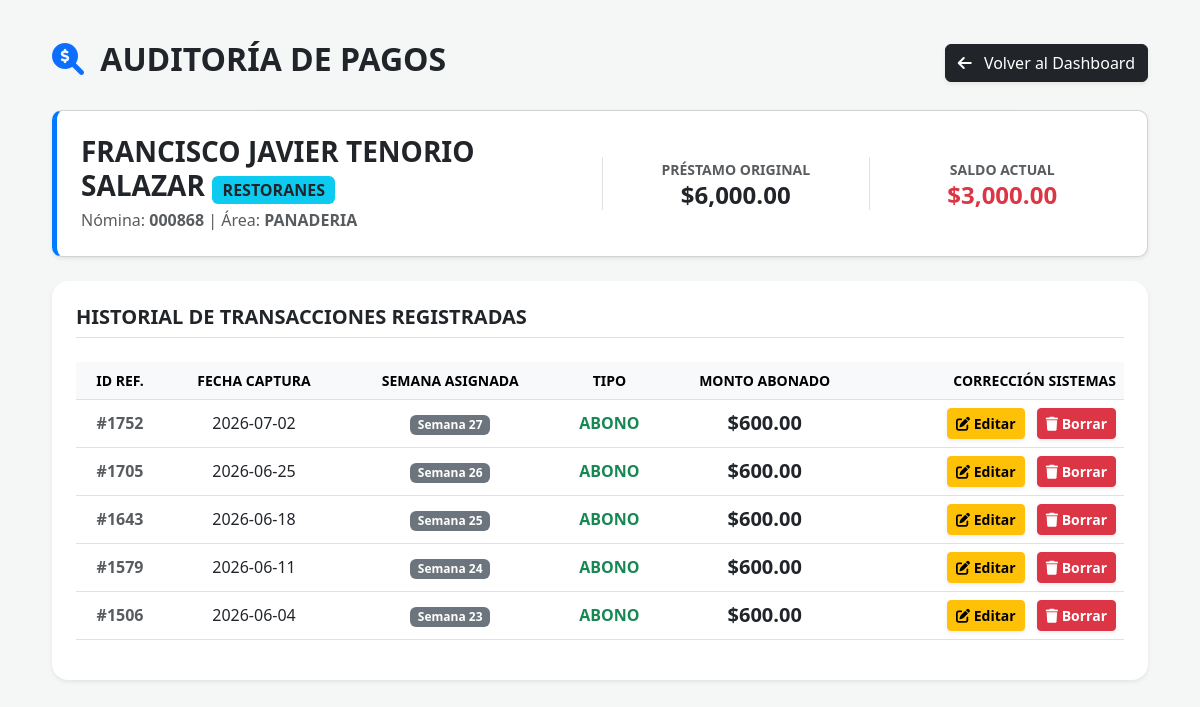
Page /auditar_abonos/322 (signed in) on the earlier database version.
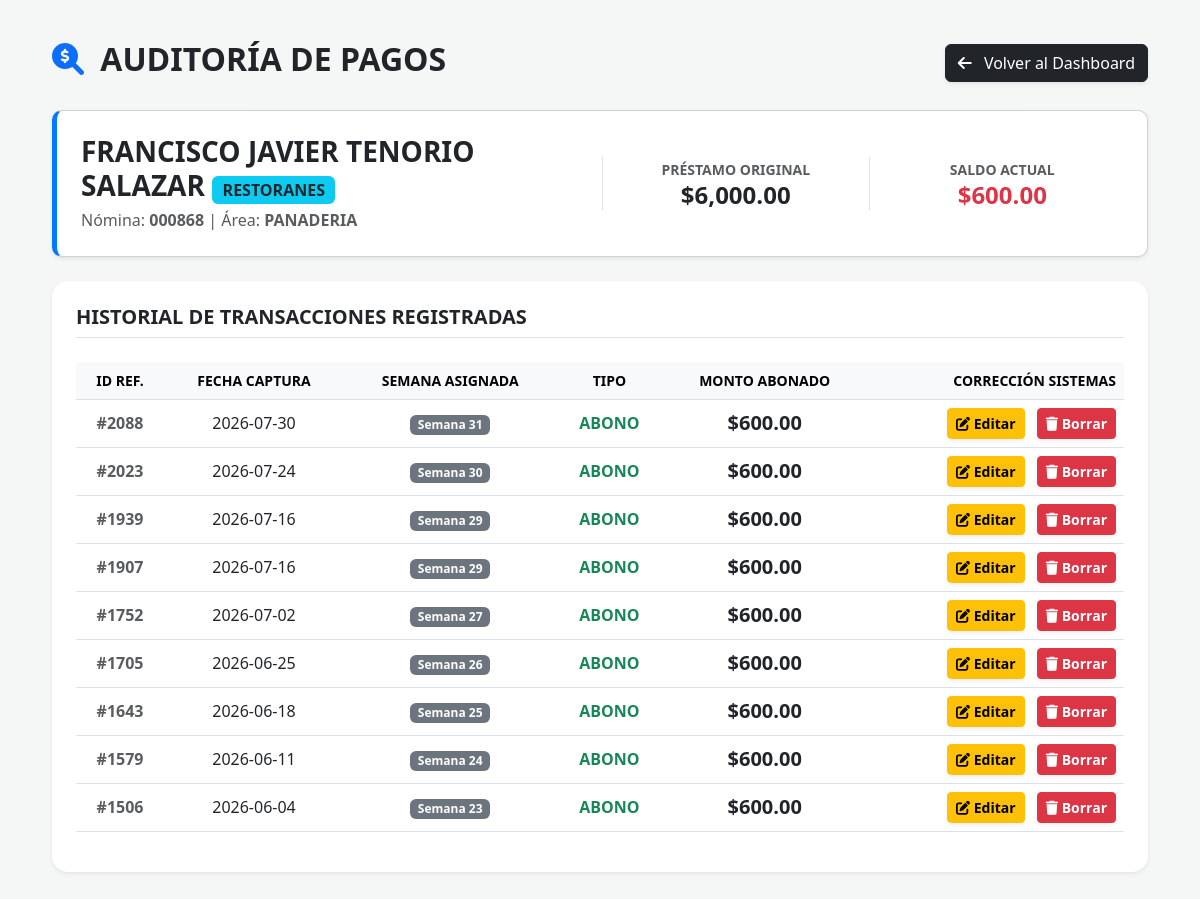
Same page on the later database version.
### tables this page shows
CREATE TABLE prestamos (
        id INTEGER PRIMARY KEY AUTOINCREMENT, nomina TEXT, empleado TEXT NOT NULL,
        area TEXT, monto_inicial REAL, saldo_pendiente REAL, fecha_otorgamiento TEXT, sucursal TEXT, semana_otorgada INTEGER, autoriza TEXT, motivo_adicional TEXT, id_empleado TEXT, fecha_ingreso TEXT, puesto TEXT);

CREATE TABLE movimientos (
        id INTEGER PRIMARY KEY AUTOINCREMENT, prestamo_id INTEGER, fecha TEXT, semana INTEGER, tipo TEXT, monto REAL,
        FOREIGN KEY(prestamo_id) REFERENCES prestamos(id));

### app.py (the view)
@app.route('/auditar_abonos/<int:prestamo_id>')
def auditar_abonos(prestamo_id):
    if 'user' not in session:
        return redirect('/login')
    conn = sqlite3.connect(DB_NAME, timeout=10.0)
    conn.row_factory = sqlite3.Row
    emp = conn.execute('SELECT * FROM prestamos WHERE id = ?', (prestamo_id,)).fetchone()
    if not es_admin() and emp['sucursal'] != session['sucursal']:
        conn.close()
        flash("Acceso denegado.", "danger")
        return redirect('/')
    movs = conn.execute('SELECT * FROM movimientos WHERE prestamo_id = ? ORDER BY semana DESC, id DESC', (prestamo_id,)).fetchall()
    conn.close()
    return render_template('editar_abonos.html', emp=emp, movimientos=movs, admin=es_admin())

### app.py (called while the page is built, shortened)
def es_admin():
    return session.get('rol') == 'ADMIN'

@app.before_request
def verificar_sesion_activa():
    if request.path.startswith('/static/') or request.path == '/login':
        return None
    if 'user' in session:
        user = session['user']
        token_actual = session.get('session_token')
        if user not in sesiones_activas:
            session.clear()
            flash("Tu sesión ha sido cerrada remotamente por el administrador.", "danger")
            return redirect('/login')
        token_valido = sesiones_activas[user].get('token')
        if token_valido != token_actual and user != 'SISTEMAS':
            session.clear()
            flash("Tu sesión ha sido cerrada remotamente por el administrador.", "danger")
            return redirect('/login')
        else:
            sesiones_activas[user]['ultima_actividad'] = datetime.now().strftime('%Y-%m-%d %H:%M:%S')

@app.before_request
def forzar_arqueo_semanal():
    rutas_permitidas = ['/login', '/logout', '/guardar_arqueo']
    if request.path in rutas_permitidas or request.path.startswith('/static/'):
        return None
    if 'user' not in session:
        return None
    sucursal = session.get('sucursal')
    if not sucursal or sucursal == 'TODAS':
        return None

### templates/editar_abonos.html (shortened to what this page needs)
<!DOCTYPE html>
<html lang="es">
<head>
    <link href="https://cdn.jsdelivr.net/npm/bootstrap@5.3.0/dist/css/bootstrap.min.css" rel="stylesheet">
    <link rel="stylesheet" href="https://cdnjs.cloudflare.com/ajax/libs/font-awesome/6.0.0/css/all.min.css">
</head>
<body>
<div class="container">
    <div class="d-flex justify-content-between align-items-center mb-4">
        <h2 class="fw-bold text-dark text-uppercase"><i class="fas fa-search-dollar me-2 text-primary"></i> Auditoría de Pagos</h2>
        <a href="/" class="btn btn-dark shadow-sm"><i class="fas fa-arrow-left me-2"></i> Volver al Dashboard</a>
    </div>
    <div class="card p-4 shadow-sm info-card bg-white mb-4">
        <div class="row align-items-center">
            <div class="col-md-6">
                <h3 class="fw-bold mb-1">{{ emp.empleado }} <span class="badge bg-info text-dark fs-6">{{ emp.sucursal }}</span></h3>
                <p class="text-muted mb-0">Nómina: <strong>{{ emp.nomina }}</strong> | Área: <strong>{{ emp.area }}</strong></p>
            </div>
            <div class="col-md-3 text-center border-start">
                <small class="text-muted fw-bold text-uppercase">Préstamo Original</small>
                <h4 class="fw-bold text-dark mb-0">${{ "{:,.2f}".format(emp.monto_inicial) }}</h4>
            </div>
            <div class="col-md-3 text-center border-start">
                <small class="text-muted fw-bold text-uppercase">Saldo Actual</small>
                <h4 class="fw-bold text-danger mb-0">${{ "{:,.2f}".format(emp.saldo_pendiente) }}</h4>
            </div>
        </div>
    </div>
    <div class="card shadow-sm border-0 rounded-4 p-4 bg-white">
        <h5 class="fw-bold mb-4 text-uppercase border-bottom pb-2">Historial de Transacciones Registradas</h5>
        <table class="table table-hover align-middle text-center">
            <thead class="table-light text-uppercase small">
                <tr>
                    <th>ID Ref.</th>
                    <th>Fecha Captura</th>
                    <th>Semana Asignada</th>
                    <th>Tipo</th>
                    <th>Monto Abonado</th>
                    {% if admin %}
                    <th class="text-end">Corrección SISTEMAS</th>
                    {% endif %}
                </tr>
            </thead>
            <tbody>
                {% for m in movimientos %}
                <tr>
                    <td class="text-muted fw-bold">#{{ m.id }}</td>
                    <td>{{ m.fecha }}</td>
                    <td><span class="badge bg-secondary">Semana {{ m.semana }}</span></td>
                    <td class="fw-bold text-success">{{ m.tipo }}</td>
                    <td class="fw-bold fs-5">${{ "{:,.2f}".format(m.monto) }}</td>
                    {% if admin %}
                    <td class="text-end">
                        <button class="btn btn-warning btn-sm fw-bold me-2 shadow-sm" data-bs-toggle="modal" data-bs-target="#modalEditarMov{{ m.id }}"><i class="fas fa-edit"></i> Editar</button>
                        <button class="btn btn-danger btn-sm fw-bold shadow-sm" data-bs-toggle="modal" data-bs-target="#modalBorrarMov{{ m.id }}"><i class="fas fa-trash"></i> Borrar</button>
                    </td>
                    {% endif %}
                </tr>
                {% else %}
                <tr><td colspan="6" class="text-muted py-4">Este empleado aún no tiene abonos registrados.</td></tr>
                {% endfor %}
            </tbody>
        </table>
    </div>
</div>
</body>
</html>

### templates/editar_abonos.html (style rules this page uses)
body { background: #f4f7f6; font-family: 'Segoe UI', sans-serif; padding: 40px; }
.info-card { border-left: 5px solid #007bff; border-radius: 10px; }

Differences in the rows shown:
changed prestamos "FRANCISCO JAVIER TENORIO SALAZAR": saldo_pendiente "3,000.00" → "600.00"
added movimientos: id "2088", fecha "2026-07-30", semana "31", tipo "ABONO", monto "600.00"
added movimientos: id "2023", fecha "2026-07-24", semana "30", tipo "ABONO", monto "600.00"
added movimientos: id "1939", fecha "2026-07-16", semana "29", tipo "ABONO", monto "600.00"
added movimientos: id "1907", fecha "2026-07-16", semana "29", tipo "ABONO", monto "600.00"
